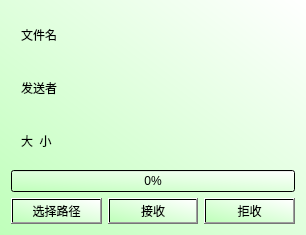
<?xml version="1.0" encoding="UTF-8"?>
<ui version="4.0">
 <class>FileReceiveDlg</class>
 <widget class="QDialog" name="FileReceiveDlg">
  <property name="geometry">
   <rect>
    <x>0</x>
    <y>0</y>
    <width>306</width>
    <height>235</height>
   </rect>
  </property>
  <property name="windowTitle">
   <string>Dialog</string>
  </property>
  <property name="styleSheet">
   <string notr="true">background-color: qlineargradient(spread:pad, x1:0, y1:1, x2:1, y2:0, stop:0 rgba(191, 255, 186, 255), stop:1 rgba(255, 255, 255, 255));</string>
  </property>
  <layout class="QGridLayout" name="gridLayout">
   <item row="0" column="0">
    <layout class="QVBoxLayout" name="verticalLayout">
     <item>
      <widget class="QFrame" name="frame_2">
       <property name="styleSheet">
        <string notr="true">background:transparent</string>
       </property>
       <property name="frameShape">
        <enum>QFrame::StyledPanel</enum>
       </property>
       <property name="frameShadow">
        <enum>QFrame::Raised</enum>
       </property>
       <layout class="QHBoxLayout" name="horizontalLayout_2">
        <item>
         <widget class="QLabel" name="label_2">
          <property name="text">
           <string>文件名</string>
          </property>
         </widget>
        </item>
        <item>
         <widget class="QLineEdit" name="lineEdit_FileName">
          <property name="enabled">
           <bool>false</bool>
          </property>
          <property name="frame">
           <bool>false</bool>
          </property>
          <property name="alignment">
           <set>Qt::AlignCenter</set>
          </property>
         </widget>
        </item>
       </layout>
      </widget>
     </item>
     <item>
      <widget class="QFrame" name="frame">
       <property name="styleSheet">
        <string notr="true">background:transparent</string>
       </property>
       <property name="frameShape">
        <enum>QFrame::StyledPanel</enum>
       </property>
       <property name="frameShadow">
        <enum>QFrame::Raised</enum>
       </property>
       <layout class="QHBoxLayout" name="horizontalLayout">
        <item>
         <widget class="QLabel" name="label">
          <property name="text">
           <string>发送者</string>
          </property>
         </widget>
        </item>
        <item>
         <widget class="QLineEdit" name="lineEditSender">
          <property name="enabled">
           <bool>false</bool>
          </property>
          <property name="frame">
           <bool>false</bool>
          </property>
          <property name="alignment">
           <set>Qt::AlignCenter</set>
          </property>
         </widget>
        </item>
       </layout>
      </widget>
     </item>
     <item>
      <widget class="QFrame" name="frame_3">
       <property name="styleSheet">
        <string notr="true">background:transparent</string>
       </property>
       <property name="frameShape">
        <enum>QFrame::StyledPanel</enum>
       </property>
       <property name="frameShadow">
        <enum>QFrame::Raised</enum>
       </property>
       <layout class="QHBoxLayout" name="horizontalLayout_3">
        <item>
         <widget class="QLabel" name="label_3">
          <property name="text">
           <string>大  小</string>
          </property>
         </widget>
        </item>
        <item>
         <widget class="QLineEdit" name="lineEditSize">
          <property name="enabled">
           <bool>false</bool>
          </property>
          <property name="frame">
           <bool>false</bool>
          </property>
          <property name="alignment">
           <set>Qt::AlignCenter</set>
          </property>
         </widget>
        </item>
       </layout>
      </widget>
     </item>
     <item>
      <widget class="QProgressBar" name="progressBar">
       <property name="value">
        <number>0</number>
       </property>
      </widget>
     </item>
     <item>
      <layout class="QHBoxLayout" name="horizontalLayout_4">
       <item>
        <widget class="QPushButton" name="bt_selectpath">
         <property name="text">
          <string>选择路径</string>
         </property>
        </widget>
       </item>
       <item>
        <widget class="QPushButton" name="pushButtonAccept">
         <property name="text">
          <string>接收</string>
         </property>
        </widget>
       </item>
       <item>
        <widget class="QPushButton" name="pushButtonReject">
         <property name="text">
          <string>拒收</string>
         </property>
        </widget>
       </item>
      </layout>
     </item>
    </layout>
   </item>
  </layout>
 </widget>
 <resources/>
 <connections/>
</ui>
